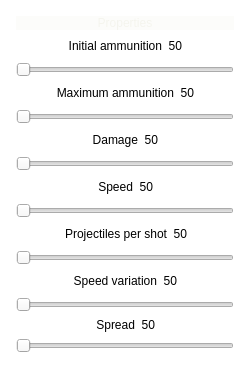
               <widget class="QGroupBox" name="groupBox_7">
                <property name="styleSheet">
                 <string notr="true">/* GROUP_BOX*/
QGroupBox
{
	border: 5px  solid rgba(100, 100, 85, 0);
	background: rgba(240, 240, 230, 0);
}</string>
                </property>
                <property name="title">
                 <string/>
                </property>
                <layout class="QVBoxLayout" name="verticalLayout_31">
                 <item>
                  <widget class="QLabel" name="label_weapons_9">
                   <property name="styleSheet">
                    <string notr="true">color: rgba(240, 240, 230, 150);
background-color: rgba(240, 240, 230, 50);</string>
                   </property>
                   <property name="text">
                    <string>Properties</string>
                   </property>
                   <property name="alignment">
                    <set>Qt::AlignCenter</set>
                   </property>
                  </widget>
                 </item>
                 <item>
                  <layout class="QVBoxLayout" name="verticalLayout_57">
                   <item>
                    <layout class="QHBoxLayout" name="horizontalLayout_34">
                     <item>
                      <spacer name="horizontalSpacer_79">
                       <property name="orientation">
                        <enum>Qt::Horizontal</enum>
                       </property>
                       <property name="sizeHint" stdset="0">
                        <size>
                         <width>40</width>
                         <height>20</height>
                        </size>
                       </property>
                      </spacer>
                     </item>
                     <item>
                      <widget class="QLabel" name="label_96">
                       <property name="text">
                        <string>Initial ammunition</string>
                       </property>
                       <property name="alignment">
                        <set>Qt::AlignRight|Qt::AlignTrailing|Qt::AlignVCenter</set>
                       </property>
                      </widget>
                     </item>
                     <item>
                      <widget class="QLabel" name="label_Ammo_Initial">
                       <property name="text">
                        <string>50</string>
                       </property>
                       <property name="alignment">
                        <set>Qt::AlignRight|Qt::AlignTrailing|Qt::AlignVCenter</set>
                       </property>
                      </widget>
                     </item>
                     <item>
                      <spacer name="horizontalSpacer_80">
                       <property name="orientation">
                        <enum>Qt::Horizontal</enum>
                       </property>
                       <property name="sizeHint" stdset="0">
                        <size>
                         <width>40</width>
                         <height>20</height>
                        </size>
                       </property>
                      </spacer>
                     </item>
                    </layout>
                   </item>
                   <item>
                    <widget class="QSlider" name="horizontalSlider_Ammo_Initial">
                     <property name="minimum">
                      <number>1</number>
                     </property>
                     <property name="maximum">
                      <number>1000</number>
                     </property>
                     <property name="orientation">
                      <enum>Qt::Horizontal</enum>
                     </property>
                    </widget>
                   </item>
                  </layout>
                 </item>
                 <item>
                  <layout class="QVBoxLayout" name="verticalLayout_58">
                   <item>
                    <layout class="QHBoxLayout" name="horizontalLayout_44">
                     <item>
                      <spacer name="horizontalSpacer_99">
                       <property name="orientation">
                        <enum>Qt::Horizontal</enum>
                       </property>
                       <property name="sizeHint" stdset="0">
                        <size>
                         <width>40</width>
                         <height>20</height>
                        </size>
                       </property>
                      </spacer>
                     </item>
                     <item>
                      <widget class="QLabel" name="label_97">
                       <property name="text">
                        <string>Maximum ammunition</string>
                       </property>
                       <property name="alignment">
                        <set>Qt::AlignRight|Qt::AlignTrailing|Qt::AlignVCenter</set>
                       </property>
                      </widget>
                     </item>
                     <item>
                      <widget class="QLabel" name="label_Ammo_Maximum">
                       <property name="text">
                        <string>50</string>
                       </property>
                       <property name="alignment">
                        <set>Qt::AlignRight|Qt::AlignTrailing|Qt::AlignVCenter</set>
                       </property>
                      </widget>
                     </item>
                     <item>
                      <spacer name="horizontalSpacer_100">
                       <property name="orientation">
                        <enum>Qt::Horizontal</enum>
                       </property>
                       <property name="sizeHint" stdset="0">
                        <size>
                         <width>40</width>
                         <height>20</height>
                        </size>
                       </property>
                      </spacer>
                     </item>
                    </layout>
                   </item>
                   <item>
                    <widget class="QSlider" name="horizontalSlider_Ammo_Maximum">
                     <property name="minimum">
                      <number>1</number>
                     </property>
                     <property name="maximum">
                      <number>1000</number>
                     </property>
                     <property name="orientation">
                      <enum>Qt::Horizontal</enum>
                     </property>
                    </widget>
                   </item>
                  </layout>
                 </item>
                 <item>
                  <layout class="QVBoxLayout" name="verticalLayout_33">
                   <item>
                    <layout class="QHBoxLayout" name="horizontalLayout_30">
                     <item>
                      <spacer name="horizontalSpacer_71">
                       <property name="orientation">
                        <enum>Qt::Horizontal</enum>
                       </property>
                       <property name="sizeHint" stdset="0">
                        <size>
                         <width>40</width>
                         <height>20</height>
                        </size>
                       </property>
                      </spacer>
                     </item>
                     <item>
                      <widget class="QLabel" name="label_95">
                       <property name="text">
                        <string>Damage</string>
                       </property>
                       <property name="alignment">
                        <set>Qt::AlignRight|Qt::AlignTrailing|Qt::AlignVCenter</set>
                       </property>
                      </widget>
                     </item>
                     <item>
                      <widget class="QLabel" name="label_Ammo_Damage">
                       <property name="text">
                        <string>50</string>
                       </property>
                       <property name="alignment">
                        <set>Qt::AlignRight|Qt::AlignTrailing|Qt::AlignVCenter</set>
                       </property>
                      </widget>
                     </item>
                     <item>
                      <spacer name="horizontalSpacer_72">
                       <property name="orientation">
                        <enum>Qt::Horizontal</enum>
                       </property>
                       <property name="sizeHint" stdset="0">
                        <size>
                         <width>40</width>
                         <height>20</height>
                        </size>
                       </property>
                      </spacer>
                     </item>
                    </layout>
                   </item>
                   <item>
                    <widget class="QSlider" name="horizontalSlider_Ammo_Damage">
                     <property name="minimum">
                      <number>1</number>
                     </property>
                     <property name="maximum">
                      <number>100</number>
                     </property>
                     <property name="orientation">
                      <enum>Qt::Horizontal</enum>
                     </property>
                    </widget>
                   </item>
                  </layout>
                 </item>
                 <item>
                  <layout class="QVBoxLayout" name="verticalLayout_32">
                   <item>
                    <layout class="QHBoxLayout" name="horizontalLayout_29">
                     <item>
                      <spacer name="horizontalSpacer_60">
                       <property name="orientation">
                        <enum>Qt::Horizontal</enum>
                       </property>
                       <property name="sizeHint" stdset="0">
                        <size>
                         <width>40</width>
                         <height>20</height>
                        </size>
                       </property>
                      </spacer>
                     </item>
                     <item>
                      <widget class="QLabel" name="label_92">
                       <property name="text">
                        <string>Speed</string>
                       </property>
                       <property name="alignment">
                        <set>Qt::AlignRight|Qt::AlignTrailing|Qt::AlignVCenter</set>
                       </property>
                      </widget>
                     </item>
                     <item>
                      <widget class="QLabel" name="label_Ammo_Speed">
                       <property name="text">
                        <string>50</string>
                       </property>
                       <property name="alignment">
                        <set>Qt::AlignRight|Qt::AlignTrailing|Qt::AlignVCenter</set>
                       </property>
                      </widget>
                     </item>
                     <item>
                      <spacer name="horizontalSpacer_70">
                       <property name="orientation">
                        <enum>Qt::Horizontal</enum>
                       </property>
                       <property name="sizeHint" stdset="0">
                        <size>
                         <width>40</width>
                         <height>20</height>
                        </size>
                       </property>
                      </spacer>
                     </item>
                    </layout>
                   </item>
                   <item>
                    <widget class="QSlider" name="horizontalSlider_Ammo_Speed">
                     <property name="minimum">
                      <number>1</number>
                     </property>
                     <property name="maximum">
                      <number>100</number>
                     </property>
                     <property name="orientation">
                      <enum>Qt::Horizontal</enum>
                     </property>
                    </widget>
                   </item>
                  </layout>
                 </item>
                 <item>
                  <layout class="QVBoxLayout" name="verticalLayout_34">
                   <item>
                    <layout class="QHBoxLayout" name="horizontalLayout_31">
                     <item>
                      <spacer name="horizontalSpacer_73">
                       <property name="orientation">
                        <enum>Qt::Horizontal</enum>
                       </property>
                       <property name="sizeHint" stdset="0">
                        <size>
                         <width>40</width>
                         <height>20</height>
                        </size>
                       </property>
                      </spacer>
                     </item>
                     <item>
                      <widget class="QLabel" name="label_98">
                       <property name="text">
                        <string>Projectiles per shot</string>
                       </property>
                       <property name="alignment">
                        <set>Qt::AlignRight|Qt::AlignTrailing|Qt::AlignVCenter</set>
                       </property>
                      </widget>
                     </item>
                     <item>
                      <widget class="QLabel" name="label_Ammo_NrOfProjectiles">
                       <property name="text">
                        <string>50</string>
                       </property>
                       <property name="alignment">
                        <set>Qt::AlignRight|Qt::AlignTrailing|Qt::AlignVCenter</set>
                       </property>
                      </widget>
                     </item>
                     <item>
                      <spacer name="horizontalSpacer_74">
                       <property name="orientation">
                        <enum>Qt::Horizontal</enum>
                       </property>
                       <property name="sizeHint" stdset="0">
                        <size>
                         <width>40</width>
                         <height>20</height>
                        </size>
                       </property>
                      </spacer>
                     </item>
                    </layout>
                   </item>
                   <item>
                    <widget class="QSlider" name="horizontalSlider_Ammo_NrOfProjectiles">
                     <property name="minimum">
                      <number>1</number>
                     </property>
                     <property name="maximum">
                      <number>100</number>
                     </property>
                     <property name="orientation">
                      <enum>Qt::Horizontal</enum>
                     </property>
                    </widget>
                   </item>
                  </layout>
                 </item>
                 <item>
                  <layout class="QVBoxLayout" name="verticalLayout_36">
                   <item>
                    <layout class="QHBoxLayout" name="horizontalLayout_33">
                     <item>
                      <spacer name="horizontalSpacer_77">
                       <property name="orientation">
                        <enum>Qt::Horizontal</enum>
                       </property>
                       <property name="sizeHint" stdset="0">
                        <size>
                         <width>40</width>
                         <height>20</height>
                        </size>
                       </property>
                      </spacer>
                     </item>
                     <item>
                      <widget class="QLabel" name="label_104">
                       <property name="text">
                        <string>Speed variation</string>
                       </property>
                       <property name="alignment">
                        <set>Qt::AlignRight|Qt::AlignTrailing|Qt::AlignVCenter</set>
                       </property>
                      </widget>
                     </item>
                     <item>
                      <widget class="QLabel" name="label_Ammo_VelocityVariation">
                       <property name="text">
                        <string>50</string>
                       </property>
                       <property name="alignment">
                        <set>Qt::AlignRight|Qt::AlignTrailing|Qt::AlignVCenter</set>
                       </property>
                      </widget>
                     </item>
                     <item>
                      <spacer name="horizontalSpacer_78">
                       <property name="orientation">
                        <enum>Qt::Horizontal</enum>
                       </property>
                       <property name="sizeHint" stdset="0">
                        <size>
                         <width>40</width>
                         <height>20</height>
                        </size>
                       </property>
                      </spacer>
                     </item>
                    </layout>
                   </item>
                   <item>
                    <widget class="QSlider" name="horizontalSlider_Ammo_VelocitVariation">
                     <property name="maximum">
                      <number>100</number>
                     </property>
                     <property name="orientation">
                      <enum>Qt::Horizontal</enum>
                     </property>
                    </widget>
                   </item>
                  </layout>
                 </item>
                 <item>
                  <layout class="QVBoxLayout" name="verticalLayout_35">
                   <item>
                    <layout class="QHBoxLayout" name="horizontalLayout_32">
                     <item>
                      <spacer name="horizontalSpacer_75">
                       <property name="orientation">
                        <enum>Qt::Horizontal</enum>
                       </property>
                       <property name="sizeHint" stdset="0">
                        <size>
                         <width>0</width>
                         <height>0</height>
                        </size>
                       </property>
                      </spacer>
                     </item>
                     <item>
                      <widget class="QLabel" name="label_101">
                       <property name="text">
                        <string>Spread</string>
                       </property>
                       <property name="alignment">
                        <set>Qt::AlignRight|Qt::AlignTrailing|Qt::AlignVCenter</set>
                       </property>
                      </widget>
                     </item>
                     <item>
                      <widget class="QLabel" name="label_Ammo_Spread">
                       <property name="text">
                        <string>50</string>
                       </property>
                       <property name="alignment">
                        <set>Qt::AlignRight|Qt::AlignTrailing|Qt::AlignVCenter</set>
                       </property>
                      </widget>
                     </item>
                     <item>
                      <spacer name="horizontalSpacer_76">
                       <property name="orientation">
                        <enum>Qt::Horizontal</enum>
                       </property>
                       <property name="sizeHint" stdset="0">
                        <size>
                         <width>0</width>
                         <height>0</height>
                        </size>
                       </property>
                      </spacer>
                     </item>
                    </layout>
                   </item>
                   <item>
                    <widget class="QSlider" name="horizontalSlider_Ammo_Spread">
                     <property name="maximum">
                      <number>90</number>
                     </property>
                     <property name="orientation">
                      <enum>Qt::Horizontal</enum>
                     </property>
                    </widget>
                   </item>
                  </layout>
                 </item>
                </layout>
               </widget>
